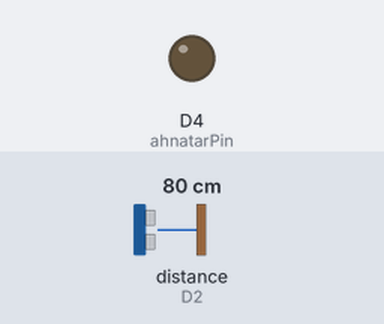
The sketch below on a simulated ESP8266 (NodeMCU). On the bench: output pins drawn as LEDs (lit = HIGH). Wiring (inferred from the names in the program): ultrasonic range finder: trigger D1; echo D2. The test bench sets the inputs (shaded band); at power-on: distance to the obstacle (sensor on D2) 80 cm. The echo pulse lasts 58.3 µs per cm; WiFi joins after 1.5 s; servers stay silent unless stated; the Firebase database answers and starts empty; pins used as bus, display or sensor lines are not drawn; what the sketch prints to the serial monitor is not drawn.

Above: at 0.1 s.
At 2.7 s:
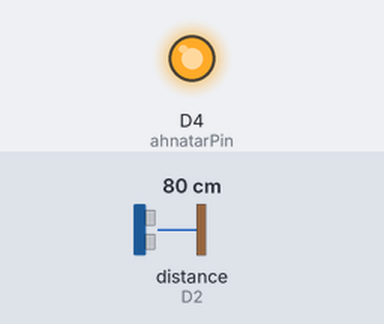
Timing chart, 0 to 4.2 s (numbered marks = the images above):
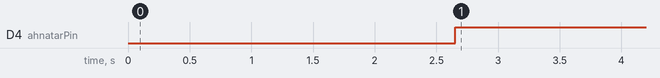

The sketch:

3.11.2023_v4.ino
```cpp
// BUNU YENİ YAPARSIN YENİ BİTKİ
#include <Arduino.h>
#include <TimeLib.h>
#include <DallasTemperature.h>
#include <OneWire.h>
//#include <RTClib.h> // RTC modülü için kütüphane saat için

//RTC_DS3231 rtc; // RTC modülü nesnesi saat için
//char* ntpServerName = "time.google.com"; // tarih için
#include <WiFiUdp.h>
#include <NTPClient.h>

WiFiUDP ntpUDP;
NTPClient timeClient(ntpUDP, "pool.ntp.org", 10800, 60000); // 10 saniyede bir NTP sunucusundan zaman al


#if defined(ESP8266)
#include <ESP8266WiFi.h>
#include <FirebaseESP8266.h>
#elif defined(ARDUINO_RASPBERRY_PI_PICO_W)
#include <WiFi.h>
#include <FirebaseESP8266.h>
#endif


#define  trigPin  D1
#define echoPin D2
#define ahnatarPin D4


#define SOUND_VELOCITY 0.034
#define NUM_READINGS 10 // Hareketli ortalama için kullanılacak ölçüm sayısı

long readings[NUM_READINGS];
int diziIndex = 0; // "index" yerine "diziIndex" kullanıyoruz
long total = 0;
int sayac = 0;


long duration;
float distanceCm;


// Belirteç oluşturma süreci bilgisini sağlama
#include <addons/TokenHelper.h>

// RTDB verisi yazdırma bilgilerini ve diğer yardımcı işlevleri sağlama
#include <addons/RTDBHelper.h>


#define WIFI_SSID "wifi name"
#define WIFI_PASSWORD "sifre "


// For the following credentials, see examples/Authentications/SignInAsUser/EmailPassword/EmailPassword.ino

/* API Key */
#define API_KEY "buraya firebase api keyi"

/* RTDB URL */
#define DATABASE_URL " firebase url" //<databaseName>.firebaseio.com or <databaseName>.<region>.firebasedatabase.app

/* 4.  kullanıcı Email ve şifre  */
#define USER_EMAIL "firebase kullanıcı @gmail.com"
#define USER_PASSWORD "firabE kullanıco şifresi"

// Firebase Veri nesnesini tanımlayın
FirebaseData fbdo;

FirebaseAuth auth;
FirebaseConfig config;

unsigned long sendDataPrevMillis = 0;

unsigned long count = 0;

#if defined(ARDUINO_RASPBERRY_PI_PICO_W)
WiFiMulti multi;
#endif

void setup()
{

  Serial.begin(115200);
   // RTC modülünü başlat


  pinMode(trigPin, OUTPUT); // Sets the trigPin as an Output
  pinMode(echoPin, INPUT); // Sets the echoPin as an Input
  pinMode(ahnatarPin, OUTPUT);
#if defined(ARDUINO_RASPBERRY_PI_PICO_W)
  multi.addAP(WIFI_SSID, WIFI_PASSWORD);
  multi.run();
#else
  WiFi.begin(WIFI_SSID, WIFI_PASSWORD);
#endif

  Serial.print("Connecting to Wi-Fi");
  unsigned long ms = millis();
  while (WiFi.status() != WL_CONNECTED)
  {
    Serial.print(".");
    delay(300);
#if defined(ARDUINO_RASPBERRY_PI_PICO_W)
    if (millis() - ms > 1000)
      break;
#endif
  }
  Serial.println();
  Serial.print("Connected with IP: ");
  Serial.println(WiFi.localIP());
  Serial.println();

  Serial.printf("Firebase Client v%s\n\n", FIREBASE_CLIENT_VERSION);

  /*API anahtarını atıyorum */
  config.api_key = API_KEY;

  /* Kullanıcı oturum açma kimlik bilgilerini atıyorum */
  auth.user.email = USER_EMAIL;
  auth.user.password = USER_PASSWORD;

  /* RTDB URL'sini atıyoruz  */
  config.database_url = DATABASE_URL;

  /*Uzun süredir devam eden belirteç oluşturma görevi için geri arama işlevini atayın */
  config.token_status_callback = tokenStatusCallback; // see addons/TokenHelper.h

  // WiFi kimlik bilgileri Pico W için gereklidir
  // nedeniyle yeniden bağlanma özelliği yoktur.
#if defined(ARDUINO_RASPBERRY_PI_PICO_W)
  config.wifi.clearAP();
  config.wifi.addAP(WIFI_SSID, WIFI_PASSWORD);
#endif


  Firebase.begin(&config, &auth);

  // WiFi yeniden bağlantısı kodunuz veya üçüncü taraf kitaplığınız tarafından kontrol edildiğinde yorum yapın veya yanlış değer iletin
  Firebase.reconnectWiFi(true);

  Firebase.setDoubleDigits(5);


  // NTP sunucusuna bağlan
  timeClient.begin();


}
void loop() {
  delay(1000); // 1 saniye bekle
     if (Firebase.ready()) {

       int isulamik = 1;


    Serial.printf("------------bu telefondan cekilen ışık verisi --> %s\n", Firebase.getInt(fbdo, F("/test/json/isik"), &isulamik) ? String(isulamik).c_str() : fbdo.errorReason().c_str());

if (isulamik == 1 && WiFi.status() == WL_CONNECTED) {
  digitalWrite(ahnatarPin, LOW);
  delay(1000);
} else {
  digitalWrite(ahnatarPin, HIGH);
}


      }
  long distance[3]; // Ölçülen mesafeleri saklamak için bir dizi

  for (int i = 0; i < 3; i++) {
    // Mesafe ölçümü yap
    digitalWrite(trigPin, LOW);
    delayMicroseconds(2);
    digitalWrite(trigPin, HIGH);
    delayMicroseconds(10);
    digitalWrite(trigPin, LOW);
    long duration = pulseIn(echoPin, HIGH);
    distance[i] = duration * SOUND_VELOCITY / 2;
    delay(400); // Ölçümler arasında kısa bir bekleme
  }

  // Ölçülen mesafeleri sırala
  for (int i = 0; i < 2; i++) {
    for (int j = i + 1; j < 3; j++) {
      if (abs(distance[i] - distance[j]) > 30) {
        // Eğer iki ölçüm arasındaki fark 30'dan fazla ise, bu ölçümleri kabul etme
        continue;
      }

      // İki ölçümün ortalamasını al
      long avgDistance = (distance[i] + distance[j]) / 2;

      double angle = (sayac - 1) * (M_PI / 30.0); // Her seferinde 10 derece arttır
      float x = avgDistance * cos(angle);
      float y = avgDistance * sin(angle);
      if (sayac < 60) {
      if (Firebase.ready()) {
        Serial.println("Ölçüm sayısı: " + String(sayac));
        FirebaseJson json2;
        String xKey = "/test/json/olcum/deger" + String(sayac) + "/x";
        String yKey = "/test/json/olcum/deger" + String(sayac) + "/y";
        Firebase.setDouble(fbdo, xKey.c_str(), x);
        Firebase.setDouble(fbdo, yKey.c_str(), y);
        Serial.println("Ölçüm değeri: " + String(avgDistance));
       int isulamik = 1;


    Serial.printf("------------bu telefondan cekilen ışık verisi --> %s\n", Firebase.getInt(fbdo, F("/test/json/isik"), &isulamik) ? String(isulamik).c_str() : fbdo.errorReason().c_str());

if (isulamik == 1 && WiFi.status() == WL_CONNECTED) {
  digitalWrite(ahnatarPin, LOW);
  delay(1000);
} else {
  digitalWrite(ahnatarPin, HIGH);
}


      }

      sayac += 1;

    }


      if (sayac > 251) {
        sayac = 1; // 120'den sonra tekrar 1'e dön

      }


      break; // İki yakın ölçüm bulunduğunda döngüyü sonlandır
    }
  }


}
```

Measured:
- by itself, D4 (ahnatarPin): LOW → HIGH at 2.7 s
